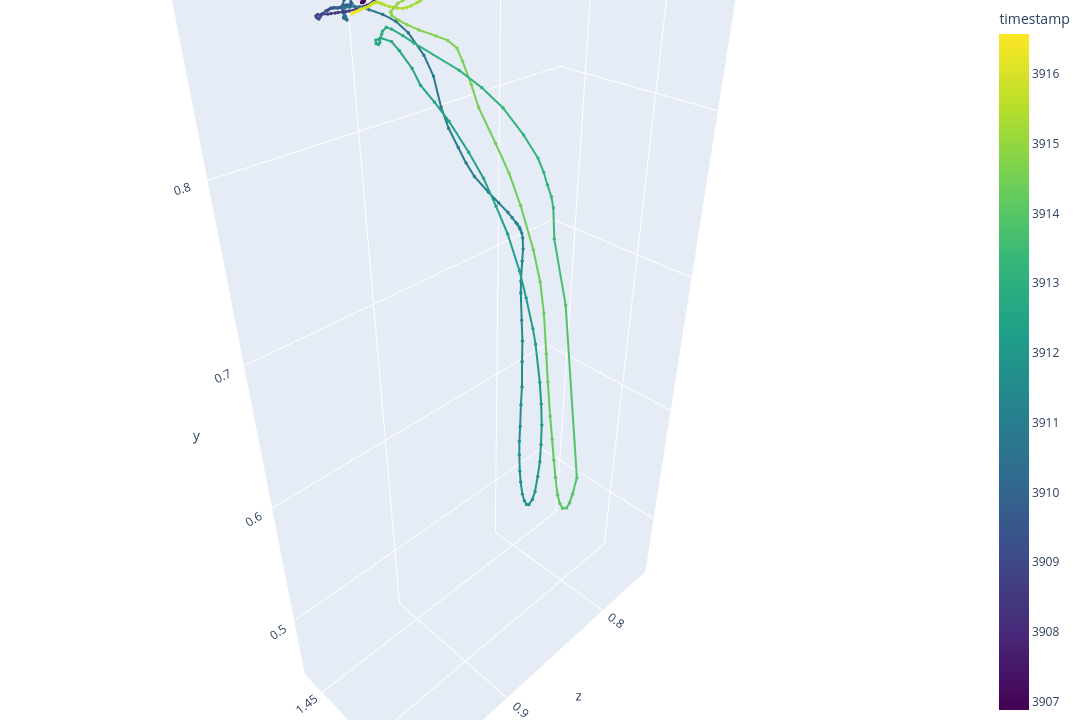

The cell this chart's notebook holds for it:
### Code cell
fig = go.Figure(go.Scatter3d(
    x=positions[:,0], y=positions[:,1], z=positions[:,2],
    mode='lines+markers',
    line=dict(width=4, color=time, colorscale='Viridis'),
    marker=dict(size=2, color=time, colorscale='Viridis', colorbar=dict(title='timestamp')),
    text=[f'frame {i}, t={f}' for i, f in enumerate(time)]
))

fig.update_layout(
    scene=dict(aspectmode='data'),                          # no stretching
    scene_camera=dict(up=dict(x=0, y=1, z=0)),              # Y-up
    width=1080, height=720, margin=dict(l=0, r=0, t=0, b=0),
)

fig.show()

### Figure 1 — Plotly figure (JSON) as saved in the notebook; plotly's stock layout.template omitted (floating-point values rounded to 4 significant figures; data arrays with more than 128 entries replaced by an {"elided": "..."} marker saying what was removed)
{"data": [{"line": {"color": {"elided": "692 float values"}, "colorscale": [[0, "#440154"], [0.1111, "#482878"], [0.2222, "#3e4989"], [0.3333, "#31688e"], [0.4444, "#26828e"], [0.5556, "#1f9e89"], [0.6667, "#35b779"], [0.7778, "#6ece58"], [0.8889, "#b5de2b"], [1, "#fde725"]], "width": 4}, "marker": {"color": {"elided": "692 float values"}, "colorbar": {"title": {"text": "timestamp"}}, "colorscale": [[0, "#440154"], [0.1111, "#482878"], [0.2222, "#3e4989"], [0.3333, "#31688e"], [0.4444, "#26828e"], [0.5556, "#1f9e89"], [0.6667, "#35b779"], [0.7778, "#6ece58"], [0.8889, "#b5de2b"], [1, "#fde725"]], "size": 2}, "mode": "lines+markers", "text": {"elided": "692 str values"}, "type": "scatter3d", "x": {"elided": "692 float values"}, "y": {"elided": "692 float values"}, "z": {"elided": "692 float values"}}], "layout": {"height": 720, "margin": {"b": 0, "l": 0, "r": 0, "t": 0}, "scene": {"aspectmode": "data", "camera": {"up": {"x": 0, "y": 1, "z": 0}}}, "width": 1080}}
